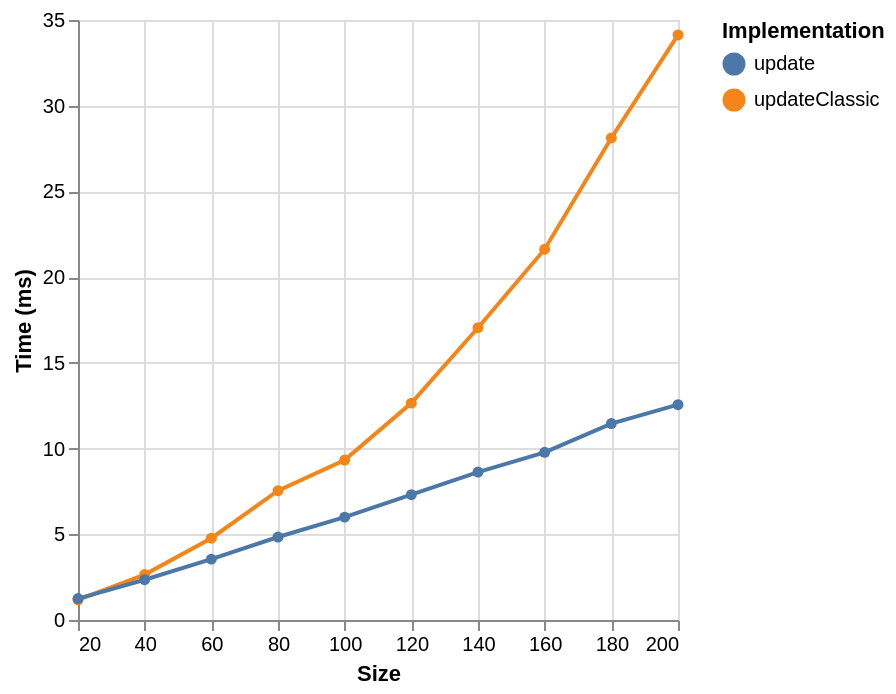

Here is the Vega-Lite specification saved for this chart:
### Vega-Lite specification from a JSON file in a GitHub repository (floating-point values rounded to 4 significant figures)
{"$schema": "https://vega.github.io/schema/vega-lite/v6.json", "data": {"values": [{"ms": 1.18, "series": "updateClassic", "size": 20}, {"ms": 2.65, "series": "updateClassic", "size": 40}, {"ms": 4.77, "series": "updateClassic", "size": 60}, {"ms": 7.54, "series": "updateClassic", "size": 80}, {"ms": 9.33, "series": "updateClassic", "size": 100}, {"ms": 12.65, "series": "updateClassic", "size": 120}, {"ms": 17.05, "series": "updateClassic", "size": 140}, {"ms": 21.63, "series": "updateClassic", "size": 160}, {"ms": 28.12, "series": "updateClassic", "size": 180}, {"ms": 34.13, "series": "updateClassic", "size": 200}, {"ms": 1.25, "series": "update", "size": 20}, {"ms": 2.35, "series": "update", "size": 40}, {"ms": 3.55, "series": "update", "size": 60}, {"ms": 4.84, "series": "update", "size": 80}, {"ms": 6, "series": "update", "size": 100}, {"ms": 7.31, "series": "update", "size": 120}, {"ms": 8.63, "series": "update", "size": 140}, {"ms": 9.78, "series": "update", "size": 160}, {"ms": 11.46, "series": "update", "size": 180}, {"ms": 12.56, "series": "update", "size": 200}]}, "encoding": {"color": {"field": "series", "legend": {"orient": "right", "symbolLimit": 30, "title": "Implementation"}, "type": "nominal"}, "x": {"axis": {"tickCount": 10, "values": [20, 40, 60, 80, 100, 120, 140, 160, 180, 200]}, "field": "size", "scale": {"domain": [20, 200], "nice": true}, "title": "Size", "type": "quantitative"}, "y": {"axis": {"tickCount": 10, "values": null}, "field": "ms", "scale": {"domain": [1.18, 34.13], "nice": true}, "title": "Time (ms)", "type": "quantitative"}}, "mark": {"point": true, "type": "line"}}
